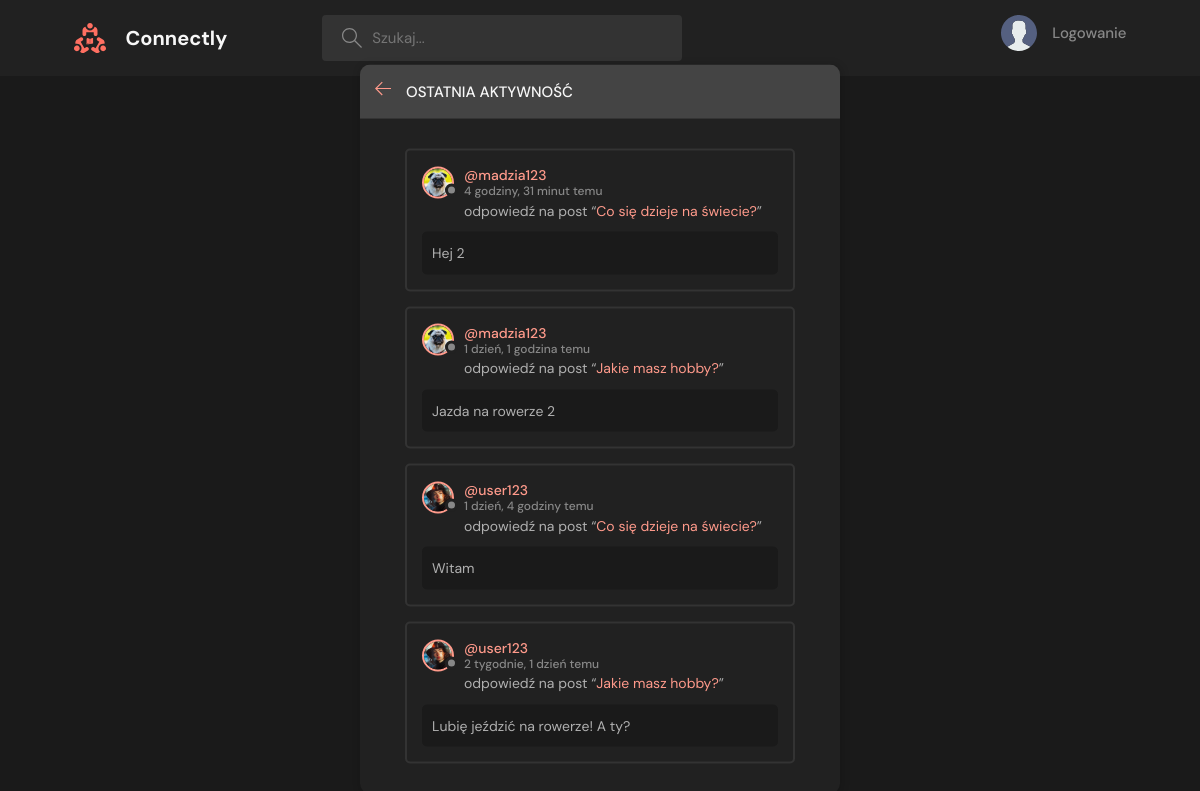
/activity/, run on an earlier commit of the app's database.
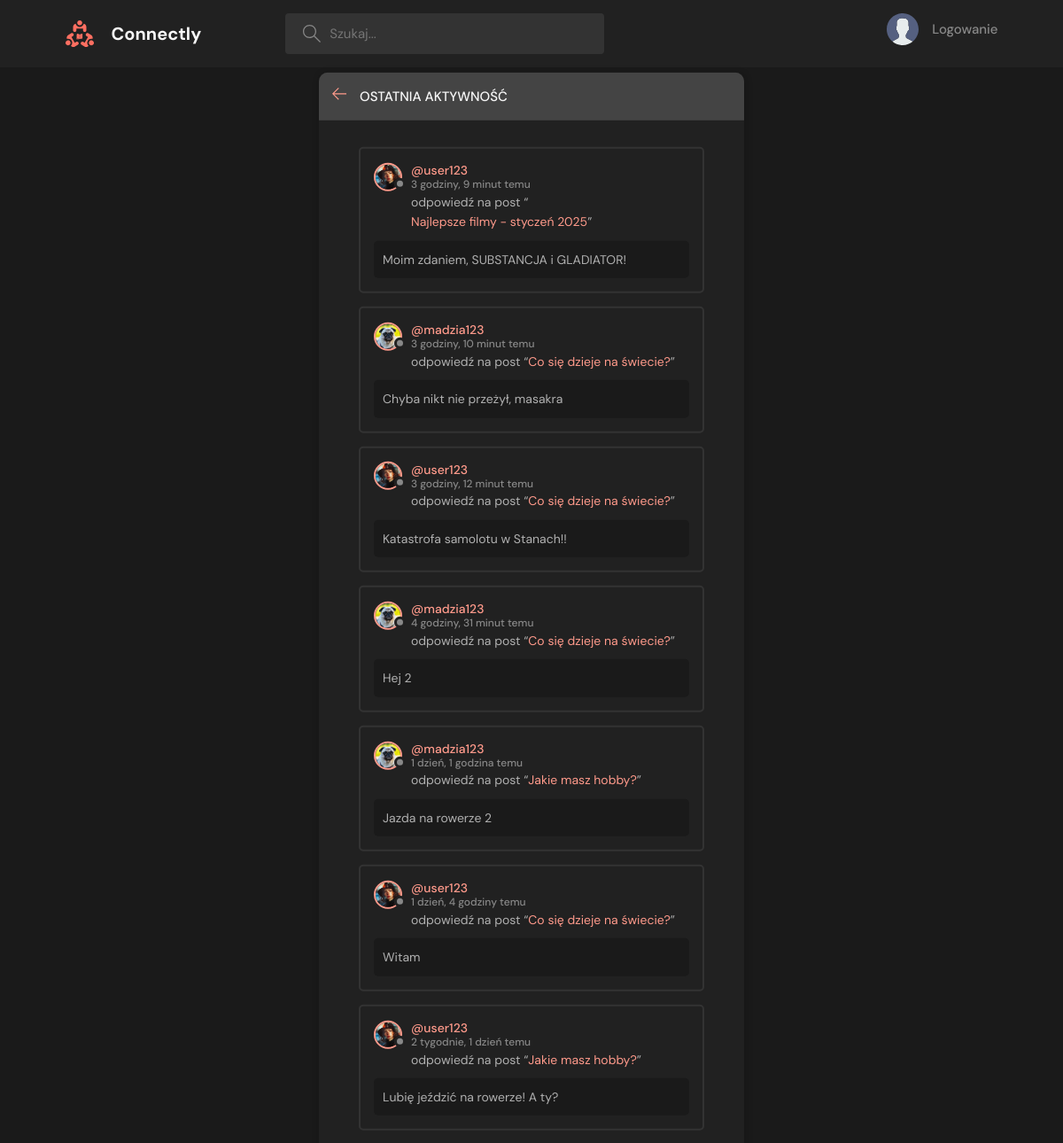
And on a later commit of the database.
### base/models.py (models this page shows, shortened)
class Message(models.Model):
    user = models.ForeignKey(User, on_delete=models.CASCADE)
    room = models.ForeignKey(Room, on_delete=models.CASCADE)
    body = models.TextField()
    updated = models.DateTimeField(auto_now=True)
    created = models.DateTimeField(auto_now_add=True)
    class Meta:
        ordering = ['-updated', '-created']

class User(AbstractUser):
    name = models.CharField(max_length=200, null=True)
    email = models.EmailField(unique=True, null=True)
    bio = models.TextField(null=True)
    avatar = models.ImageField(null=True, default="photo1.jpg")
    USERNAME_FIELD = 'email'
    REQUIRED_FIELDS = []

class Room(models.Model):
    host = models.ForeignKey(User, on_delete=models.SET_NULL, null=True)
    topic = models.ForeignKey(Topic, on_delete=models.SET_NULL, null=True)
    name = models.CharField(max_length=200)
    description = models.TextField(null=True, blank=True)
    participants = models.ManyToManyField(User, related_name='participants', blank=True)
    updated = models.DateTimeField(auto_now=True)
    created = models.DateTimeField(auto_now_add=True)
    class Meta:
        ordering = ['-updated', '-created']
    def __str__(self):
        return self.name

### base/views.py (the view)
# urls.py: path('activity/', views.activityPage, name="activity"),
def activityPage(request):
    room_messages = Message.objects.all()
    return render(request, 'base/activity.html', {'room_messages': room_messages})

### base/templates/base/activity.html (shortened to what this page needs)
{% extends 'main.html' %}
{% block content %}
    <main class="layout">
      <div class="container">
        <div class="layout__box">
          <div class="layout__boxHeader">
            <div class="layout__boxTitle">
              <a href="{% url 'home' %}">
                <svg version="1.1" xmlns="http://www.w3.org/2000/svg" width="32" height="32" viewBox="0 0 32 32">
                  <title>arrow-left</title>
                  <path
                    d="M13.723 2.286l-13.723 13.714 13.719 13.714 1.616-1.611-10.96-10.96h27.625v-2.286h-27.625l10.965-10.965-1.616-1.607z"
                  ></path>
                </svg>
              </a>
              <h3>Ostatnia aktywność</h3>
            </div>
          </div>
          <div class="activities-page layout__body">
                {% for message in room_messages %}
                <div class="activities__box">
                    <div class="activities__boxHeader roomListRoom__header">
                        <a href="{% url 'user-profile' message.user.id %}" class="roomListRoom__author">
                            <div class="avatar avatar--small">
                                <img src="{{message.user.avatar.url}}" />
                            </div>
                            <p>
                                @{{message.user.username}}
                                <span>{{message.created|timesince}} temu </span>
                            </p>
                        </a>
                    </div>
                    <div class="activities__boxContent">
                        <p>odpowiedź na post “<a href="{% url 'room' message.room.id %}">{{message.room}}</a>”</p>
                        <div class="activities__boxRoomContent">{{message.body}}</div>
                    </div>
                </div>
                {% endfor %}
          </div>
        </div>
      </div>
    </main>
{% endblock content %}

### templates/main.html (shortened to what this page needs)
<!DOCTYPE html>
{% load static %}
<html lang="en">
  <head>
    <link rel="stylesheet" href="{% static 'styles/style.css' %}" />
  </head>
  <body>
    {% include 'navbar.html' %}
    {% block content %}
    {% endblock %}
  </body>
</html>

### templates/navbar.html (shortened to what this page needs)
{% load static %}
<header class="header header--loggedIn">
      <div class="container">
        <a href="{% url 'home' %}" class="header__logo">
          <img src="{% static 'images/logo.svg' %}" />
          <h1>Connectly</h1>
        </a>
        <form class="header__search" method="GET" action="{% url 'home' %}">
          <label>
            <input name="q" placeholder="Szukaj..." />
          </label>
        </form>
        <nav class="header__menu">
          {%if request.user.is_authenticated %}
          <div class="header__user">
            <a href="{% url 'user-profile' request.user.id  %}">
              <div class="avatar avatar--medium active">
                <img src="{{request.user.avatar.url}}" />
              </div>
              <p>{{request.user.username}} <span>@{{request.user.username}}</span></p>
            </a>
            <button class="dropdown-button">
              <svg version="1.1" xmlns="http://www.w3.org/2000/svg" width="32" height="32" viewBox="0 0 32 32">
                <title>chevron-down</title>
                <path d="M16 21l-13-13h-3l16 16 16-16h-3l-13 13z"></path>
              </svg>
            </button>
          </div>
          {% else %}
          <a href="{% url 'login' %}">
            <img src="{% static 'images/avatar.svg' %}" />
            <p>Logowanie</p>
          </a>
          {% endif %}
        </nav>
      </div>
    </header>

### static/styles/style.css (style rules this page uses)
:root { --color-main: #ff9a8b; --color-main-light: #ffe5e0; --color-dark: #212121; --color-dark-medium: #333333; --color-dark-light: #444444; --color-light: #f7f7f7; --color-gray: #888888; --color-light-gray: #b0b0b0; --color-bg: #1a1a1a; --color-success: #58c9b9; --color-error: #f56c6c; }
* { font-family: "DM Sans", -apple-system, BlinkMacSystemFont, "Segoe UI", Roboto, Oxygen, Ubuntu, Cantarell, "Open Sans", "Helvetica Neue", sans-serif; margin: 0; padding: 0; box-sizing: border-box; text-rendering: optimizeLegibility; font-size: inherit; }
html { font-size: 56.25%; }
@media only screen and (min-width: 1200px) { html { font-size: 62.5%; } }
body { line-height: 1.6; font-weight: 400; font-size: 1.5rem; color: var(--color-light-gray); background-color: var(--color-bg); min-height: 100vh; }
img { width: 100%; }
a { display: inline-block; color: var(--color-main); text-decoration: none; }
.container { max-width: 120rem; width: 90%; margin: auto; }
.avatar { position: relative; display: inline-block; border-radius: 50%; border: 2px solid var(--color-main); }
.avatar img { display: block; border-radius: 50%; object-fit: cover; object-position: center; }
.avatar::after { content: ""; display: block; position: absolute; background-color: var(--color-gray); z-index: 111; border-radius: 50%; border: 0.3rem solid var(--color-dark); }
.avatar.avatar--small img { width: 2.8rem; height: 2.8rem; }
.avatar.avatar--small:after { width: 0.7rem; height: 0.7rem; bottom: 0px; right: -6px; }
.header { padding: 1.5rem; background-color: var(--color-dark); }
.header > .container { display: flex; gap: 9.5rem; }
.header__logo, .header__user { display: flex; gap: 2rem; align-items: center; }
.header__logo > img { height: 3.2rem; width: 3.2rem; }
.header__logo > h1 { font-weight: 700; font-size: 2rem; color: var(--color-light); }
.header__search > label { background-color: var(--color-dark-medium); padding: 1.3rem 1rem; display: flex; align-items: center; gap: 1rem; border-radius: 4px; }
.header__search svg { fill: var(--color-gray); width: 2rem; height: 2rem; margin-left: 1rem; }
.header__search input { width: 30rem; background: transparent; border: none; outline: none; color: var(--color-light); }
.header__menu { margin-left: auto; position: relative; }
.header__menu a { display: flex; gap: 1.5rem; align-items: center; font-weight: 500; text-decoration: none; color: var(--color-gray); }
.header__menu img { height: 3.6rem; }
.header__menu p { line-height: 1.2; }
.layout { margin-top: 2.4rem; }
.layout > .container { display: flex; justify-content: space-between; align-items: flex-start; }
.layout__box { width: 90%; max-width: 48rem; min-height: 40rem; position: absolute; top: 50%; left: 50%; transform: translate(-50%, -46%); background-color: var(--color-dark); border-radius: 1rem; box-shadow: 1px 1px 6px 3px rgba(0, 0, 0, 0.1); overflow: hidden; }
.layout__boxHeader { display: flex; padding: 1.5rem; background-color: var(--color-dark-light); }
.layout__boxTitle { display: flex; gap: 1.5rem; align-items: center; }
.layout__boxTitle h3 { text-transform: uppercase; font-weight: 500; color: var(--color-light); }
.layout__boxTitle svg { width: 1.6rem; height: 1.6rem; fill: var(--color-main); }
.layout__body { margin: 3rem; }
.roomListRoom__header { display: flex; justify-content: space-between; align-items: center; }
.roomListRoom__author { font-weight: 500; display: flex; align-items: center; gap: 1rem; }
.activities__box { margin: 1.5rem; padding: 1.5rem; border: 2px solid var(--color-dark-medium); border-radius: 5px; }
.activities__boxHeader p { font-size: 1.4rem; line-height: 1.3; }
.activities__boxHeader p span { color: var(--color-gray); font-size: 1.2rem; display: block; }
.activities__boxContent { margin-left: 4.2rem; }
.activities__boxContent { font-size: 1.4rem; }
.activities__boxRoomContent { background: var(--color-bg); padding: 1rem; border-radius: 5px; margin-top: 1rem; margin-left: -4.2rem; }
h2, h3 { text-align: center; color: var(--color-main); }
form { display: flex; flex-direction: column; gap: 10px; }
form { display: flex; flex-direction: column; gap: 15px; }

What changed in the data, as far as the page shows it:
added Message: user.avatar (picture), user.username "user123", created "3 godziny, 9 minut", room "Najlepsze filmy - styczeń 2025", body "Moim zdaniem, SUBSTANCJA i GLADIATOR!"
added Message: user.avatar (picture), user.username "madzia123", created "3 godziny, 10 minut", room "Co się dzieje na świecie?", body "Chyba nikt nie przeżył, masakra"
added Message: user.avatar (picture), user.username "user123", created "3 godziny, 12 minut", room "Co się dzieje na świecie?", body "Katastrofa samolotu w Stanach!!"
